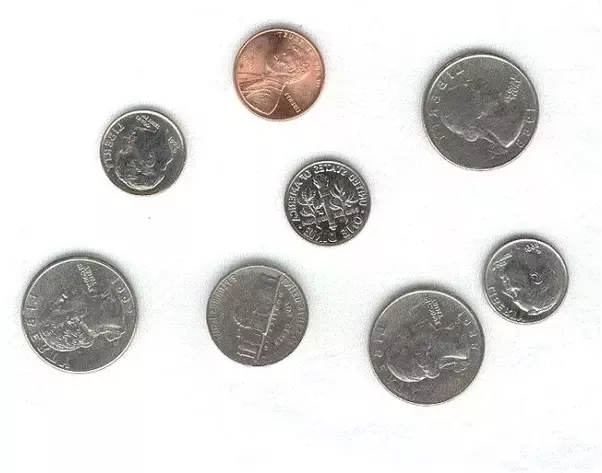
#> input picture MorphologicalOperations/coins.png, 602 x 473 px
$ python main.py
#> lines starting #> are read from the running program, lines starting #| are printed output that depends on the picture; after the words box and inside, x2 and y2 are one past the last pixel; in counts of white or black regions, pixels touching at a corner belong together
import numpy as np
import cv2 as cv
from skimage.morphology import skeletonize
from matplotlib import pyplot as plt


imgIn = cv.imread("coins.png")
#> imgIn is the input picture: shape (473, 602, 3); mean B, G, R 219.3, 220.7, 222.1
imgGray = cv.cvtColor(imgIn, cv.COLOR_BGR2GRAY)
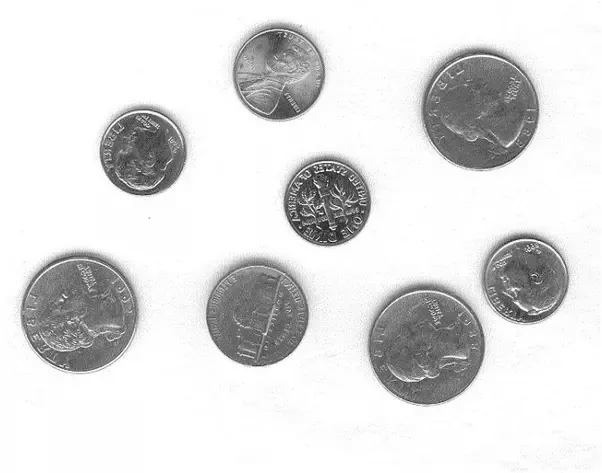
#> imgGray: shape (473, 602); min 6, max 255, mean 220.9
retval2, img = cv.threshold(imgGray, 90, 255, cv.THRESH_BINARY_INV)
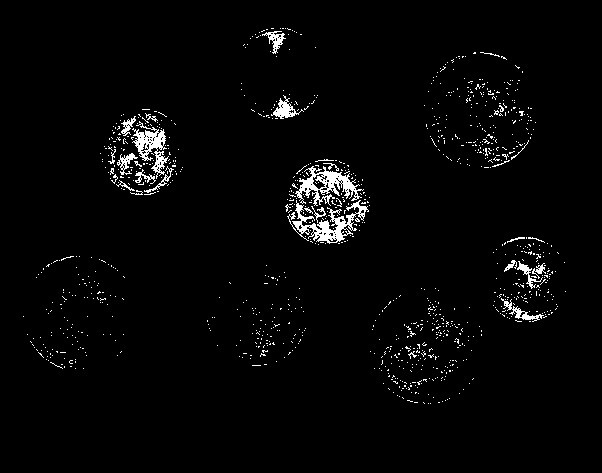
#> img: shape (473, 602); 2.6% white in thin lines or dots, all inside (x1, y1, x2, y2) = (23, 28, 566, 404)

cv.imshow("Input2", img)


cv.waitKey(0)
cv.destroyAllWindows()
